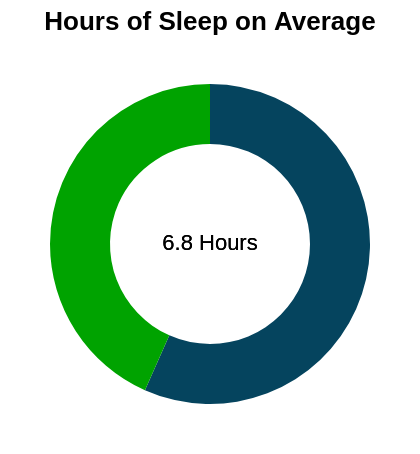

Express this chart as Vega-Lite.
### Vega-Lite specification from a JSON file in a GitHub repository (floating-point values rounded to 4 significant figures)
{"$schema": "https://vega.github.io/schema/vega-lite/v5.json", "description": "Hours of Sleep on Average", "title": "Hours of Sleep on Average", "width": 200, "height": 200, "layer": [{"mark": {"type": "arc", "innerRadius": 50, "outerRadius": 80}, "encoding": {"theta": {"field": "value", "type": "quantitative"}, "color": {"field": "category", "type": "nominal", "legend": null, "scale": {"range": {"field": "color"}}}, "order": {"field": "value", "type": "quantitative", "sort": "descending"}, "tooltip": [{"field": "category", "type": "nominal", "title": "Type"}, {"field": "value", "type": "quantitative", "title": "Hours"}]}}, {"mark": "text", "encoding": {"text": {"value": "6.8 Hours"}, "color": {}}}], "data": {"values": [{"category": "Average Sleep", "value": 6.8, "color": "#05445E"}, {"category": "Rest of the Day", "value": 5.2, "color": "#00A300"}]}}
